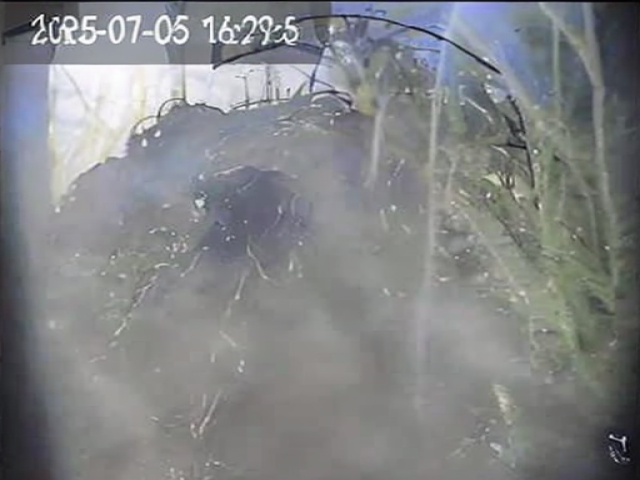
#> input picture sd_scripts/lora/accepted_20260224_164715/resized_640x480/1751703857935_1751704212892_01_merged_seg2_final_level_max4_20250705162944_20250705163002_f_t0000011000_f000000275_3372_FV_s000_640x480.png, 640 x 480 px, found by its file name; its folder holds only this picture in this run
$ python compose_residual_v2.py   (older library calls are emulated)
#> lines starting #> are read from the running program, lines starting #| are printed output that depends on the picture; after the words box and inside, x2 and y2 are one past the last pixel; in counts of white or black regions, pixels touching at a corner belong together
#!/usr/bin/env python3
"""
对 680 张手动筛选的脏污层使用增强版 residual 方法进行合成

优化内容：
1. 自适应增益 - 根据残差幅值自动调整
2. 低频补偿 - 透射变暗效果
3. 结构泄漏检测 - 防止放大引入语义泄漏
4. 增益上限保护

公式：
  I_output = I_bg + g·Alpha⊕Residual + 低频补偿

作者: soiling_project
日期: 2026-03-01
"""

import os
import random
import argparse
import numpy as np
import pandas as pd
from tqdm import tqdm

import cv2


def ensure_dir(p: str):
    """确保目录存在"""
    os.makedirs(p, exist_ok=True)


def create_degraded_base(image):
    """创建降语义底图"""
    gray = cv2.cvtColor(image, cv2.COLOR_BGR2GRAY)
    blurred = cv2.GaussianBlur(gray, (41, 41), 10)
    return cv2.cvtColor(blurred, cv2.COLOR_GRAY2BGR)


def extract_residual(sd_image, degraded_base):
    """提取残差层"""
    return sd_image.astype(np.float32) - degraded_base.astype(np.float32)


def get_rgblabel_mask(filename, rgblabels_dir):
    """获取 rgbLabels mask"""
    base = filename.replace('_640x480.png', '').replace('.png', '')
    parts = base.rsplit('_', 3)
    if len(parts) < 4:
        return None

    frame_id = parts[-3]
    view = parts[-2]
    mask_id = f"{frame_id}_{view}"

    rgblabel_path = os.path.join(rgblabels_dir, f"{mask_id}.png")
    if not os.path.exists(rgblabel_path):
        return None

    rgblabel = cv2.imread(rgblabel_path)
    rgblabel_rgb = cv2.cvtColor(rgblabel, cv2.COLOR_BGR2RGB)
    rgblabel_small = cv2.resize(rgblabel_rgb, (640, 480), interpolation=cv2.INTER_NEAREST)
    alpha_mask = (rgblabel_small.sum(axis=2) > 0).astype(np.float32)
    return alpha_mask[:, :, np.newaxis]


# [44 lines left out: function compute_adaptive_gain, not called in this run]


def detect_structure_leakage(residual, alpha_mask, threshold=5.0):
    """
    检测结构泄漏

    通过分析 residual 在脏污区域的结构复杂度来判断是否有泄漏
    如果 residual 包含大量结构（如道路线条），说明可能有泄漏

    Args:
        residual: 残差层 (H, W, 3)
        alpha_mask: Alpha mask (H, W, 1)
        threshold: 泄漏阈值（梯度能量）

    Returns:
        leakage_score: 泄漏分数（越低越好）
        has_leakage: 是否有明显泄漏
    """
    dirty_mask = alpha_mask[:, :, 0] > 0.5
    if dirty_mask.sum() == 0:
        return 0.0, False

    # 计算梯度能量（反映结构复杂度）
    gray_residual = np.abs(residual).sum(axis=2).astype(np.uint8)
    gx = cv2.Sobel(gray_residual, cv2.CV_64F, 1, 0, ksize=3)
    gy = cv2.Sobel(gray_residual, cv2.CV_64F, 0, 1, ksize=3)
    gradient_energy = np.sqrt(gx**2 + gy**2)

    # 只统计脏污区域
    energy_in_dirt = gradient_energy[dirty_mask]
    avg_energy = energy_in_dirt.mean()

    return avg_energy, avg_energy > threshold


# [120 lines left out: functions add_low_frequency_darkening, add_scattering_blur, compose_with_residual_enhanced, compute_quality_metrics_enhanced, not called in this run]


class EnhancedResidualCompositor:
    """增强版残差法合成器"""

    def __init__(self,
                 sd_dir: str,
                 clean_bg_dir: str,
                 rgblabels_dir: str,
                 output_dir: str,
                 target_strength: float = 30.0,
                 g_min: float = 0.5,
                 g_max: float = 4.0,
                 use_darkening: bool = True,
                 beta: float = 0.3,
                 use_scattering: bool = False,
                 gamma: float = 0.2,
                 leakage_threshold: float = 5.0,
                 seed: int = 42):
        self.sd_dir = sd_dir
        self.clean_bg_dir = clean_bg_dir
        self.rgblabels_dir = rgblabels_dir
        self.output_dir = output_dir
        self.target_strength = target_strength
        self.g_min = g_min
        self.g_max = g_max
        self.use_darkening = use_darkening
        self.beta = beta
        self.use_scattering = use_scattering
        self.gamma = gamma
        self.leakage_threshold = leakage_threshold
        self.seed = seed

        random.seed(seed)
        np.random.seed(seed)

        ensure_dir(output_dir)
        self.bg_frames = self._collect_bg_frames()

        self.stats = {
            'total': 0,
            'success': 0,
            'failed': 0,
            'leakage_rejected': 0,
        }
        self.results = []

    def _collect_bg_frames(self):
        """收集所有干净背景帧"""
        bg_frames = []
        for view in ['f', 'lf', 'rf', 'lr', 'r', 'rr']:
            view_dir = os.path.join(self.clean_bg_dir, view)
            if not os.path.exists(view_dir):
                continue

            for seq_dir in os.listdir(view_dir):
                seq_path = os.path.join(view_dir, seq_dir)
                if not os.path.isdir(seq_path):
                    continue

                for frame_file in os.listdir(seq_path):
                    if frame_file.endswith('.jpg'):
                        bg_frames.append({
                            'path': os.path.join(seq_path, frame_file),
                            'view': view,
                        })

        print(f"收集到 {len(bg_frames)} 张干净背景帧")
        return bg_frames

    def process_all(self, max_samples=None):
        """批量处理"""
        sd_files = [f for f in os.listdir(self.sd_dir) if f.endswith('.png')]
        self.stats['total'] = len(sd_files)

        if max_samples:
            sd_files = sd_files[:max_samples]
            print(f"测试模式: 仅处理 {max_samples} 个样本")

        print(f"开始处理 {len(sd_files)} 个脏污层...")
        print(f"  SD 目录: {self.sd_dir}")
        print(f"  干净帧目录: {self.clean_bg_dir}")
        print(f"  输出目录: {self.output_dir}")
        print(f"\n参数设置:")
        print(f"  目标强度: {self.target_strength}")
        print(f"  增益范围: [{self.g_min}, {self.g_max}]")
        print(f"  透射变暗: {self.use_darkening} (beta={self.beta})")
        print(f"  散射模糊: {self.use_scattering} (gamma={self.gamma})")
        print(f"  泄漏阈值: {self.leakage_threshold}")
        print()

        for idx, filename in enumerate(tqdm(sd_files, desc="处理进度")):
            success = self._process_single(filename, idx)
            if success == 'rejected':
                self.stats['leakage_rejected'] += 1
            elif success:
                self.stats['success'] += 1
            else:
                self.stats['failed'] += 1

        self._save_results()
        self._print_summary()

    def _process_single(self, filename, idx):
        """处理单个文件"""
        # 读取 SD 图像
        sd_path = os.path.join(self.sd_dir, filename)
        sd_image = cv2.imread(sd_path)
        if sd_image is None:
            return False

        # 创建降语义底图
        degraded_base = create_degraded_base(sd_image)

        # 提取残差
        residual = extract_residual(sd_image, degraded_base)

        # 获取 mask
        alpha_mask = get_rgblabel_mask(filename, self.rgblabels_dir)
        if alpha_mask is None:
            # 使用残差强度生成 mask
            residual_strength = np.abs(residual).sum(axis=2)
            alpha_mask = (residual_strength > 20).astype(np.float32)[:, :, np.newaxis]

        # 检测结构泄漏
        leakage_score, has_leakage = detect_structure_leakage(
            residual, alpha_mask, self.leakage_threshold
        )

        if has_leakage:
            # 跳过有泄漏的样本
            self.results.append({
                'idx': idx,
                'output_name': f"REJECTED_{idx:04d}",
                'original_file': filename,
                'leakage_score': float(leakage_score),
                'gain': 0.0,
                'dirt_ratio': 0.0,
                'dirt_strength': 0.0,
                'status': 'rejected',
            })
            return 'rejected'

        # 计算自适应增益
        gain = compute_adaptive_gain(
            residual, alpha_mask,
            target_strength=self.target_strength,
            g_min=self.g_min,
            g_max=self.g_max
        )

        # 随机选择干净背景
        bg_info = random.choice(self.bg_frames)
        bg_frame = cv2.imread(bg_info['path'])

        if bg_frame is None:
            return False

        if bg_frame.shape[:2] != (480, 640):
            bg_frame = cv2.resize(bg_frame, (640, 480), interpolation=cv2.INTER_AREA)

        # 合成
        composed = compose_with_residual_enhanced(
            bg_frame, residual, alpha_mask,
            gain=gain,
            use_darkening=self.use_darkening,
            beta=self.beta,
            use_scattering=self.use_scattering,
            gamma=self.gamma
        )

        # 计算质量指标
        metrics = compute_quality_metrics_enhanced(composed, bg_frame, alpha_mask, gain)

        # 保存结果
        base_name = filename.replace('.png', '').replace('_640x480', '')
        output_base = os.path.join(self.output_dir, f"{idx:04d}_{base_name}")

        cv2.imwrite(f"{output_base}_composed.jpg", composed)
        cv2.imwrite(f"{output_base}_bg.jpg", bg_frame)

        # 保存残差可视化（应用增益后）
        residual_vis = np.clip(gain * residual + 128, 0, 255).astype(np.uint8)
        cv2.imwrite(f"{output_base}_residual.png",
                    cv2.cvtColor(residual_vis, cv2.COLOR_BGR2RGB))

        # 记录结果
        self.results.append({
            'idx': idx,
            'output_name': f"{idx:04d}_{base_name}",
            'original_file': filename,
            'bg_view': bg_info['view'],
            'gain': gain,
            'leakage_score': metrics.get('leak_score', 0),
            'dirt_ratio': metrics.get('dirt_ratio', 0),
            'dirt_strength': metrics.get('dirt_strength', 0),
            'status': 'success',
        })

        return True

    def _save_results(self):
        """保存结果清单"""
        df = pd.DataFrame(self.results)

        # 保存全部结果
        df.to_csv(os.path.join(self.output_dir, 'composition_results.csv'), index=False)

        # 只保存成功的
        df_success = df[df['status'] == 'success']
        if len(df_success) > 0:
            df_success.to_csv(os.path.join(self.output_dir, 'results_success_only.csv'), index=False)

            # 按泄漏分数排序
            df_success_sorted = df_success.sort_values('leakage_score')
            df_success_sorted.to_csv(os.path.join(self.output_dir, 'results_sorted_by_leak.csv'), index=False)

            # 按脏污强度排序
            df_success_sorted_strength = df_success.sort_values('dirt_strength', ascending=False)
            df_success_sorted_strength.to_csv(os.path.join(self.output_dir, 'results_sorted_by_strength.csv'), index=False)

    def _print_summary(self):
        """打印统计"""
        print("\n" + "="*60)
        print("处理完成")
        print("="*60)
        print(f"总数: {self.stats['total']}")
        print(f"成功: {self.stats['success']}")
        print(f"泄漏拒绝: {self.stats['leakage_rejected']}")
        print(f"失败: {self.stats['failed']}")
        print(f"\n输出目录: {self.output_dir}")
        print(f"结果清单:")
        print(f"  - composition_results.csv (全部)")
        print(f"  - results_success_only.csv (仅成功)")
        print(f"  - results_sorted_by_leak.csv (按泄漏排序)")
        print(f"  - results_sorted_by_strength.csv (按强度排序)")
        print("="*60)

        # 打印增益统计
        if self.results:
            gains = [r['gain'] for r in self.results if r['status'] == 'success']
            if gains:
                print(f"\n增益统计:")
                print(f"  最小: {min(gains):.2f}")
                print(f"  最大: {max(gains):.2f}")
                print(f"  平均: {np.mean(gains):.2f}")
                print(f"  中位数: {np.median(gains):.2f}")


def main():
    ap = argparse.ArgumentParser(
        description="对 680 张手动筛选的脏污层使用增强版 residual 方法合成",
        formatter_class=argparse.RawDescriptionHelpFormatter,
        epilog="""
增强内容:
  1. 自适应增益 - 根据残差幅值自动调整增益系数
  2. 透射变暗 - 模拟脏污导致的透射率下降
  3. 结构泄漏检测 - 拒绝有明显泄漏的样本
  4. 增益上限保护 - 防止过度放大

推荐参数:
  target_strength=30.0  -- 目标脏污强度
  g_min=0.5              -- 最小增益
  g_max=4.0              -- 最大增益
  beta=0.3               -- 透射变暗系数
  leakage_threshold=5.0  -- 泄漏检测阈值
        """
    )

    ap.add_argument("--sd_dir", type=str,
                    default="sd_scripts/lora/accepted_20260224_164715/resized_640x480",
                    help="SD 生成图像目录（680 张）")
    ap.add_argument("--clean_bg_dir", type=str,
                    default="dataset/temporal_sequences/raw_sequences",
                    help="干净背景帧目录")
    ap.add_argument("--rgblabels_dir", type=str,
                    default="dataset/woodscape_raw/train/rgbLabels",
                    help="rgbLabels 目录")
    ap.add_argument("--output_dir", type=str,
                    default="dataset/sd_temporal_training/residual_composition_v2",
                    help="输出目录")

    # 增益参数
    ap.add_argument("--target_strength", type=float, default=30.0,
                    help="目标脏污强度（用于自适应增益）")
    ap.add_argument("--g_min", type=float, default=0.5,
                    help="最小增益")
    ap.add_argument("--g_max", type=float, default=4.0,
                    help="最大增益（保护上限）")

    # 低频补偿参数
    ap.add_argument("--use_darkening", action="store_true", default=True,
                    help="启用透射变暗效果")
    ap.add_argument("--beta", type=float, default=0.3,
                    help="透射变暗系数 [0, 1]")
    ap.add_argument("--use_scattering", action="store_true", default=False,
                    help="启用散射模糊效果")
    ap.add_argument("--gamma", type=float, default=0.2,
                    help="散射模糊系数 [0, 1]")

    # 质量控制
    ap.add_argument("--leakage_threshold", type=float, default=5.0,
                    help="泄漏检测阈值")
    ap.add_argument("--max_samples", type=int, default=None,
                    help="最大处理样本数（测试用）")
    ap.add_argument("--seed", type=int, default=42,
                    help="随机种子")

    args = ap.parse_args()

    compositor = EnhancedResidualCompositor(
        sd_dir=args.sd_dir,
        clean_bg_dir=args.clean_bg_dir,
        rgblabels_dir=args.rgblabels_dir,
        output_dir=args.output_dir,
        target_strength=args.target_strength,
        g_min=args.g_min,
        g_max=args.g_max,
        use_darkening=args.use_darkening,
        beta=args.beta,
        use_scattering=args.use_scattering,
        gamma=args.gamma,
        leakage_threshold=args.leakage_threshold,
        seed=args.seed,
    )

    compositor.process_all(max_samples=args.max_samples)
#> in _process_single, sd_image is the input picture: shape (480, 640, 3); mean B, G, R 134.9, 133, 130.9
#> in create_degraded_base, `blurred = cv2.GaussianBlur(gray, (41, 41), 10)`:
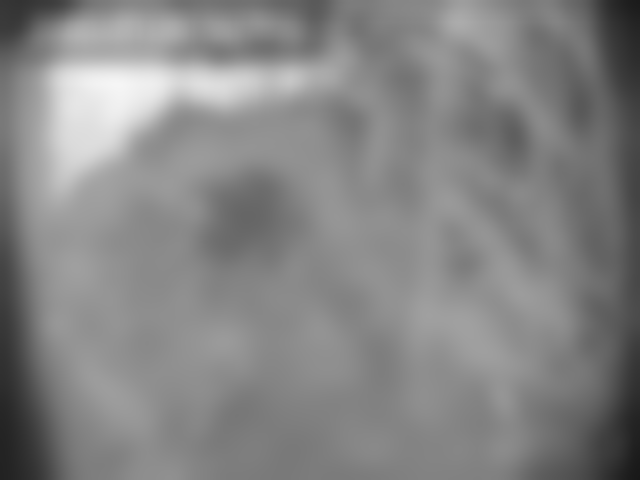
#> blurred: shape (480, 640); min 24, max 245, mean 132.7
#> in extract_residual, `return sd_image.astype(np.float32) - degraded_base.astype(np.float32)`:
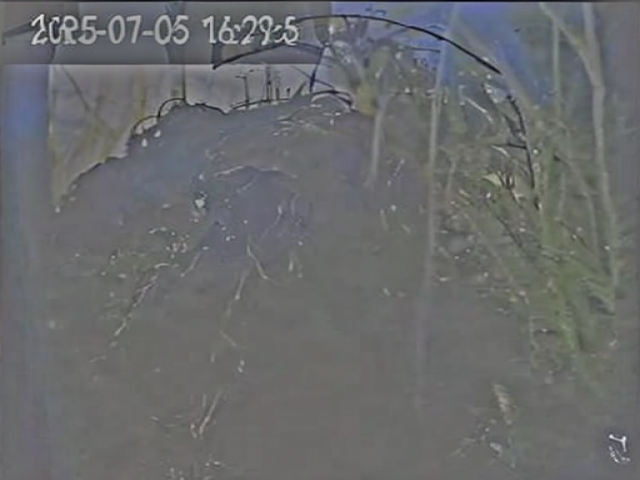
#> returned value: shape (480, 640, 3) float32; mean of channels 0, 1, 2 2.2, 0.3, -1.8; drawn with min black and max white
#> in _process_single, `residual_strength = np.abs(residual).sum(axis=2)`:
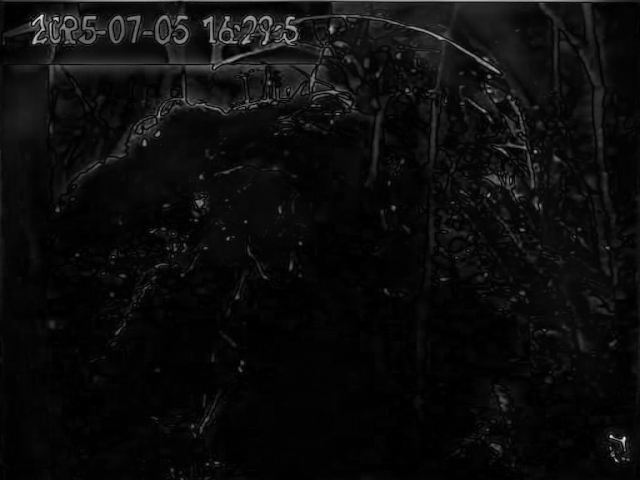
#> residual_strength: shape (480, 640) float32; min 0, max 561, mean 27.5; drawn with min black and max white
#> in _process_single, `alpha_mask = (residual_strength > 20).astype(np.float32)[:, :, np.newa..`:
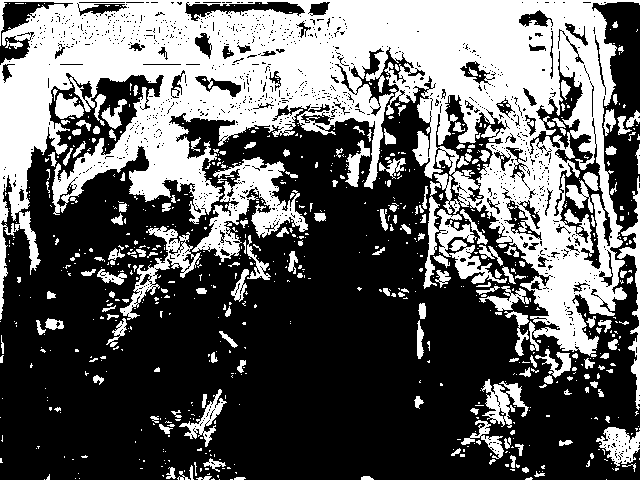
#> alpha_mask: shape (480, 640, 1) float32; values 0 (black) and 1 (white), 38.6% white; 776 white regions (597 under 20 px), largest, box (x1, y1, x2, y2) and area: (0, 0, 640, 357) 93069, (192, 157, 308, 262) 4215, (120, 226, 201, 320) 1633
#> in detect_structure_leakage, `gray_residual = np.abs(residual).sum(axis=2).astype(np.uint8)`:
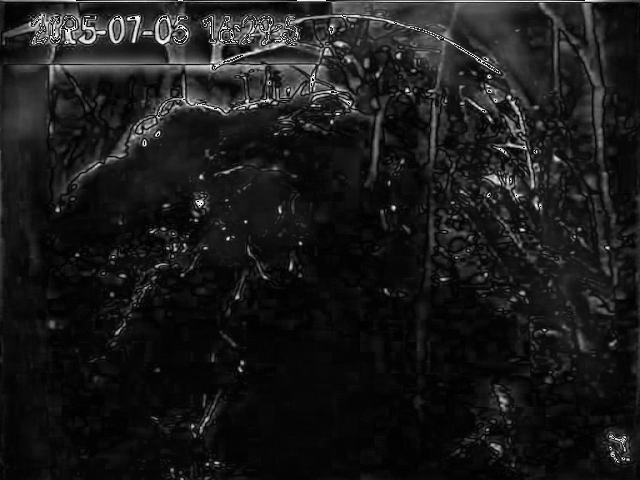
#> gray_residual: shape (480, 640); min 0, max 255, mean 26.1
#> in detect_structure_leakage, `gy = cv2.Sobel(gray_residual, cv2.CV_64F, 0, 1, ksize=3)`:
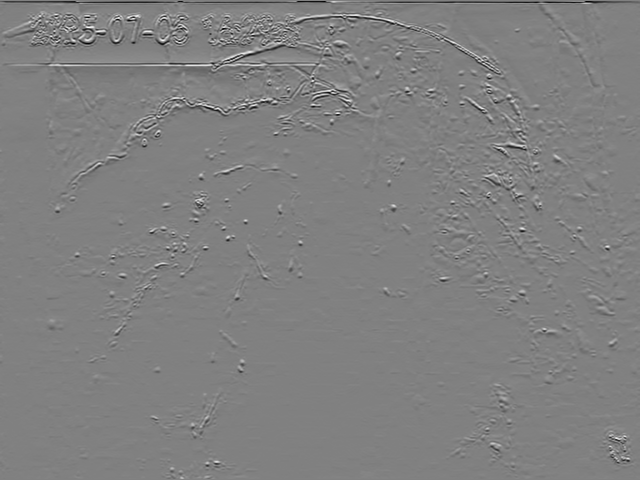
#> gy: shape (480, 640) float64; min -933, max 915, mean -2; drawn with min black and max white
#> in detect_structure_leakage, `gradient_energy = np.sqrt(gx**2 + gy**2)`:
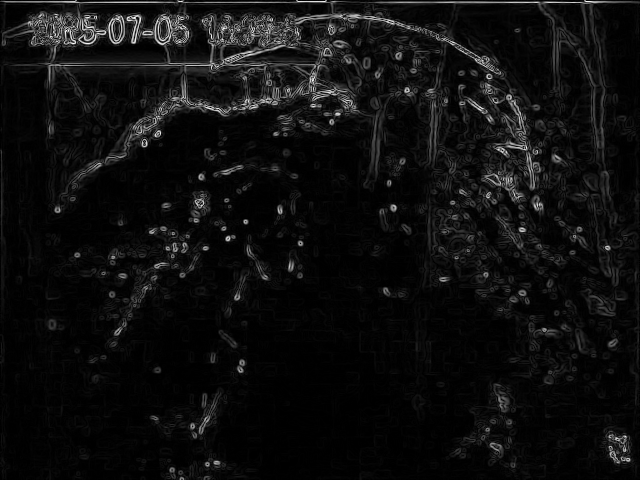
#> gradient_energy: shape (480, 640) float64; min 0, max 934.8, mean 54.5; drawn with min black and max white
#> in detect_structure_leakage, `avg_energy = energy_in_dirt.mean()`: avg_energy = 107.3
#> in _process_single, `leakage_score, has_leakage = detect_structure_leakage( residual, alpha..`: has_leakage = True
#> in _save_results, `df = pd.DataFrame(self.results)`: df = table of 1 rows and 8 columns
#> in _save_results, `df_success = df[df['status'] == 'success']`: df_success = table of 0 rows and 8 columns
#> in _print_summary, `gains = [r['gain'] for r in self.results if r['status'] == 'success']`: gains = []


if __name__ == "__main__":
    main()
